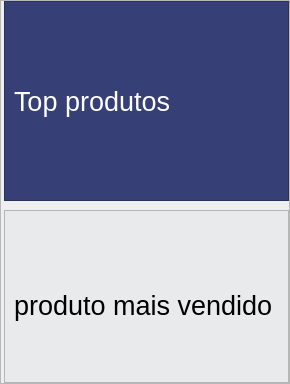
                               <widget class="QFrame" name="frame_3">
                                <property name="sizePolicy">
                                 <sizepolicy hsizetype="Preferred" vsizetype="Preferred">
                                  <horstretch>0</horstretch>
                                  <verstretch>0</verstretch>
                                 </sizepolicy>
                                </property>
                                <property name="minimumSize">
                                 <size>
                                  <width>290</width>
                                  <height>0</height>
                                 </size>
                                </property>
                                <property name="maximumSize">
                                 <size>
                                  <width>123045</width>
                                  <height>16777215</height>
                                 </size>
                                </property>
                                <property name="frameShape">
                                 <enum>QFrame::StyledPanel</enum>
                                </property>
                                <property name="frameShadow">
                                 <enum>QFrame::Raised</enum>
                                </property>
                                <layout class="QVBoxLayout" name="verticalLayout_4">
                                 <property name="spacing">
                                  <number>9</number>
                                 </property>
                                 <property name="leftMargin">
                                  <number>3</number>
                                 </property>
                                 <property name="topMargin">
                                  <number>0</number>
                                 </property>
                                 <property name="rightMargin">
                                  <number>0</number>
                                 </property>
                                 <property name="bottomMargin">
                                  <number>0</number>
                                 </property>
                                 <item>
                                  <widget class="QFrame" name="frame_5">
                                   <property name="minimumSize">
                                    <size>
                                     <width>240</width>
                                     <height>200</height>
                                    </size>
                                   </property>
                                   <property name="styleSheet">
                                    <string notr="true">background-color: rgb(54, 63, 118);</string>
                                   </property>
                                   <property name="frameShape">
                                    <enum>QFrame::StyledPanel</enum>
                                   </property>
                                   <property name="frameShadow">
                                    <enum>QFrame::Raised</enum>
                                   </property>
                                   <layout class="QVBoxLayout" name="verticalLayout_7">
                                    <item>
                                     <widget class="QLabel" name="label_9">
                                      <property name="font">
                                       <font>
                                        <pointsize>20</pointsize>
                                       </font>
                                      </property>
                                      <property name="styleSheet">
                                       <string notr="true">color: rgb(255, 255, 255);</string>
                                      </property>
                                      <property name="text">
                                       <string>Top produtos</string>
                                      </property>
                                     </widget>
                                    </item>
                                   </layout>
                                  </widget>
                                 </item>
                                 <item>
                                  <widget class="QFrame" name="frame_9">
                                   <property name="minimumSize">
                                    <size>
                                     <width>240</width>
                                     <height>173</height>
                                    </size>
                                   </property>
                                   <property name="styleSheet">
                                    <string notr="true">background-color: rgb(233, 234, 236);</string>
                                   </property>
                                   <property name="frameShape">
                                    <enum>QFrame::StyledPanel</enum>
                                   </property>
                                   <property name="frameShadow">
                                    <enum>QFrame::Raised</enum>
                                   </property>
                                   <widget class="QLabel" name="label_10">
                                    <property name="geometry">
                                     <rect>
                                      <x>10</x>
                                      <y>60</y>
                                      <width>271</width>
                                      <height>71</height>
                                     </rect>
                                    </property>
                                    <property name="font">
                                     <font>
                                      <pointsize>20</pointsize>
                                     </font>
                                    </property>
                                    <property name="styleSheet">
                                     <string notr="true">color: rgb(0, 0, 0);</string>
                                    </property>
                                    <property name="text">
                                     <string>produto mais vendido</string>
                                    </property>
                                   </widget>
                                  </widget>
                                 </item>
                                </layout>
                               </widget>
